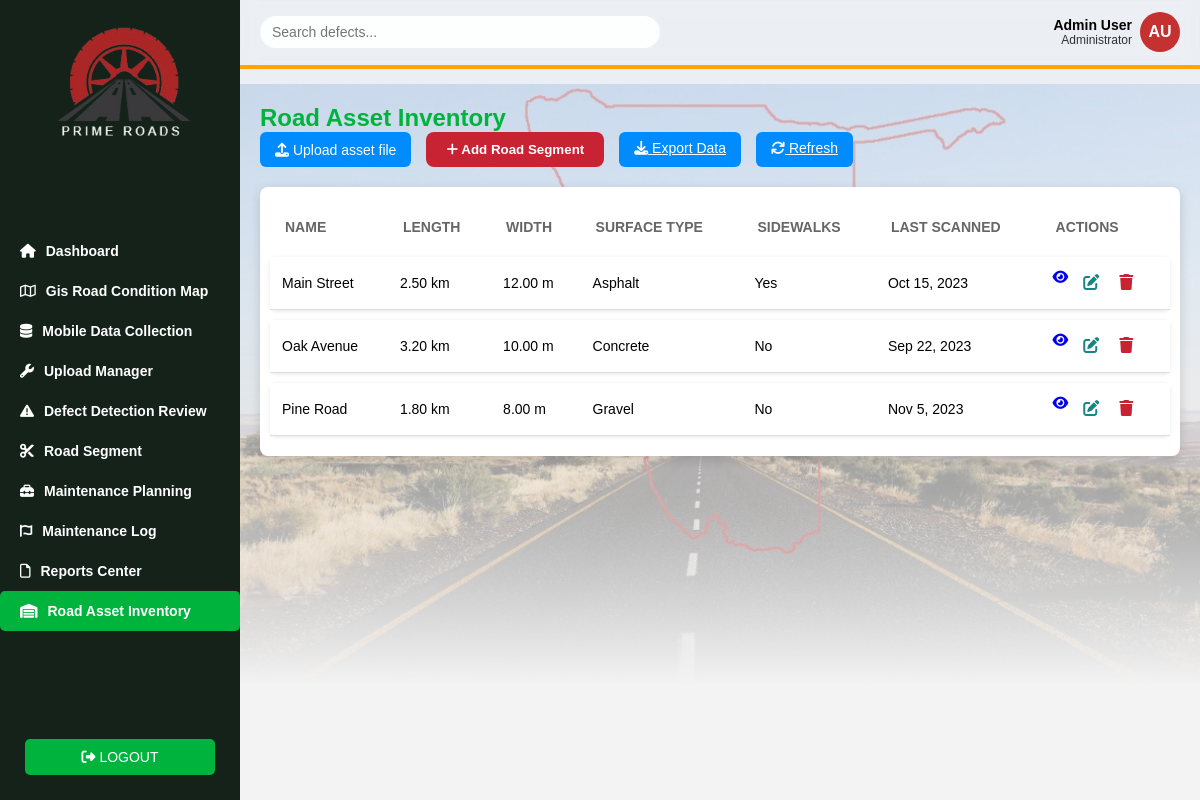
The page /gis/AssetInventory.php (signed in) on the database its author committed.
### tables this page shows
CREATE TABLE road_segments (
    id INT AUTO_INCREMENT PRIMARY KEY,
    name VARCHAR(255) NOT NULL,
    length DECIMAL(10,2) NOT NULL,
    width DECIMAL(5,2) NOT NULL,
    surface_type ENUM('Asphalt', 'Concrete', 'Gravel', 'Other') NOT NULL,
    sidewalks ENUM('Yes', 'No', 'Partial') NOT NULL,
    last_scanned DATE NOT NULL,
    created_at TIMESTAMP DEFAULT CURRENT_TIMESTAMP,
    updated_at TIMESTAMP DEFAULT CURRENT_TIMESTAMP ON UPDATE CURRENT_TIMESTAMP
);

### gis/AssetInventory.php (the view, shortened to what this page needs)
<?php
require_once 'db.php';
$stmt = $pdo->query("SELECT * FROM road_segments ORDER BY name");
$roads = $stmt->fetchAll(PDO::FETCH_ASSOC);
$itemsPerPage = 5;
$currentPage = isset($_GET['page']) ? (int)$_GET['page'] : 1;
$offset = ($currentPage - 1) * $itemsPerPage;
$currentItems = array_slice($roads, $offset, $itemsPerPage);
?>
<!DOCTYPE html>
<html lang="en">
<head>
  <link rel="stylesheet" href="https://cdnjs.cloudflare.com/ajax/libs/font-awesome/6.5.0/css/all.min.css">
</head>
<body>
  <?php include 'sidebar.php'; ?>
  <div class="main">
      <div class="topbar">
        <div class="search">
          <input type="text" id="searchInput" placeholder="Search defects...">
        </div>
        <div class="header-right">
                    <div class="user-info">
                        <div class="user-details">
                            <div class="user-name" id="userName">Loading...</div>
                            <div class="user-role" id="userRole">Administrator</div>
                        </div>
                        <div class="user-avatar" id="userAvatar">
                        </div>
                    </div>
                </div>
      </div>
        <hr class="section-divider">
    <div class="content">
      <h1 class="title">Road Asset Inventory</h1>
      <div class="buttons">
        <button class="upload-btn" id="uploadBtn"><i class="fa fa-upload"></i> Upload asset file</button>
        <button class="add-btn" id="addBtn"><i class="fa fa-plus"></i> Add Road Segment</button>
        <a href="export.php?type=csv" class="upload-btn"><i class="fa fa-download"></i> Export Data</a>
        <a href="AssetInventory.php" class="upload-btn"><i class="fa fa-refresh"></i> Refresh</a>
      </div>
      <div class="table-container">
        <table id="roadTable">
          <thead>
            <tr>
              <th>NAME</th>
              <th>LENGTH</th>
              <th>WIDTH</th>
              <th>SURFACE TYPE</th>
              <th>SIDEWALKS</th>
              <th>LAST SCANNED</th>
              <th>ACTIONS</th>
            </tr>
          </thead>
          <tbody id="roadTableBody">
            <?php if (count($currentItems) > 0): ?>
              <?php foreach ($currentItems as $road): ?>
                <tr>
                  <td><?php echo htmlspecialchars($road['name']); ?></td>
                  <td><?php echo htmlspecialchars($road['length']); ?> km</td>
                  <td><?php echo htmlspecialchars($road['width']); ?> m</td>
                  <td><?php echo htmlspecialchars($road['surface_type']); ?></td>
                  <td><?php echo htmlspecialchars($road['sidewalks']); ?></td>
                  <td><?php echo date('M j, Y', strtotime($road['last_scanned'])); ?></td>
                  <td class="actions">
                    <a href="RoadSegment.php?id=<?php echo $road['id']; ?>" class="view" title="View details"><i class="fa fa-eye"></i></a>
                    <button class="edit" onclick="editRoad(<?php echo $road['id']; ?>)" title="Edit"><i class="fa fa-edit"></i></button>
                    <form method="POST" action="" style="display: inline;">
                      <button type="submit" name="delete_road" class="delete" title="Delete" onclick="return confirm('Are you sure you want to delete this road segment?')"><i class="fa fa-trash"></i></button>
                    </form>
                  </td>
                </tr>
              <?php endforeach; ?>
            <?php endif; ?>
          </tbody>
        </table>
      </div>
    </div>
  </div>
</body>
</html>

### gis/sidebar.php
<aside class="sidebar">
    <link rel="stylesheet" href="https://cdnjs.cloudflare.com/ajax/libs/font-awesome/6.4.0/css/all.min.css">
    <link rel="stylesheet" href="manager.css">
    <div class="logo">
        <img src="logo11.png" alt="Logo">
    </div>
    <ul class="menu">
        <li>
            <a href="../Dashboard/dash_board.php" class="<?= basename($_SERVER['PHP_SELF']) == 'dash_board.php' ? 'active' : '' ?>">
                <i class="fa fa-home"></i> Dashboard
            </a>
        </li>
        <li>
            <a href="GIS.php" class="<?= basename($_SERVER['PHP_SELF']) == 'GIS.php' ? 'active' : '' ?>">
                <i class="fa-regular fa-map"></i> Gis Road Condition Map
            </a>
        </li>
        <li>
            <a href="../upload_manager/image_collection.php" class="<?= basename($_SERVER['PHP_SELF']) == 'image_collection.php' ? 'active' : '' ?>">
                <i class="fa fa-database"></i> Mobile Data Collection
            </a>
        </li>
        <li>
            <a href="../upload_manager/upload_manager.php" class="<?= basename($_SERVER['PHP_SELF']) == 'upload_manager.php' ? 'active' : '' ?>">
                <i class="fa fa-wrench"></i> Upload Manager
            </a>
        </li>
        <li>
            <a href="../admin/index.php" class="<?= basename($_SERVER['PHP_SELF']) == 'index.php' ? 'active' : '' ?>">
                <i class="fa fa-exclamation-triangle"></i> Defect Detection Review
            </a>
        </li>
        <li>
            <a href="road_segment.php" class="<?= basename($_SERVER['PHP_SELF']) == 'road_segment.php' ? 'active' : '' ?>">
                <i class="fa fa-scissors"></i> Road Segment
            </a>
        </li>
        <li>
            <a href="maintenance_planning.php" class="<?= basename($_SERVER['PHP_SELF']) == 'maintenance_planning.php' ? 'active' : '' ?>">
                <i class="fa fa-toolbox"></i> Maintenance Planning
            </a>
        </li>
        <li>
            <a href="../upload_manager/maintenance_log.php" class="<?= basename($_SERVER['PHP_SELF']) == 'maintenance_log.php' ? 'active' : '' ?>">
                <i class="fa fa-font-awesome"></i> Maintenance Log
            </a>
        </li>
        <li>
            <a href="reports_center.php" class="<?= basename($_SERVER['PHP_SELF']) == 'reports_center.php' ? 'active' : '' ?>">
                <i class="fa-regular fa-file"></i> Reports Center
            </a>
        </li>
        <li>
            <a href="AssetInventory.php" class="<?= basename($_SERVER['PHP_SELF']) == 'AssetInventory.php' ? 'active' : '' ?>">
                <i class="fa fa-warehouse"></i> Road Asset Inventory
            </a>
        </li>
    </ul>
    <button class="logout" onclick="window.location.href='../Dashboard/login.html'">
    <i class="fa fa-sign-out-alt"></i> LOGOUT
    </button>
</aside>

### gis/manager.css (style rules this page uses)
* { margin: 0; padding: 0; box-sizing: border-box; font-family: Arial, sans-serif; }
.sidebar { width: 240px; background-color: #142219; color: white; display: flex; flex-direction: column; justify-content: space-between; }
.sidebar .logo { text-align: center; padding: 5px; }
.sidebar .logo img { width: 150px; }
.menu { list-style: none; padding: 5px 0; margin: 0; }
.menu li { font-size: 14px; font-weight: bold; }
.menu li a { display: flex; align-items: center; gap: 10px; padding: 12px 20px; color: white; text-decoration: none; transition: background 0.3s; border-radius: 5px; }
.menu li a.active { background-color:#00b33c; }
.logout { background-color: #00b33c; color: white; border: none; padding: 10px; margin: 25px; border-radius: 5px; font-size: 14px; cursor: pointer; }
.title { color: #00b33c; font-size: 24px; font-weight: bold; }
.upload-btn { background-color: #008cff; color: white; border: none; padding: 8px 15px; border-radius: 6px; cursor: pointer; font-size: 14px; }
.user-info { display: flex; align-items: center; gap: 8px; }
.table-container { background-color: white; border-radius: 8px; padding: 10px; }
table { width: 100%; border-collapse: separate; border-spacing: 0 10px; }
thead { background-color: transparent; font-size: 14px; text-align: left; color: #666; }
tbody tr { background-color: #fff; border-radius: 6px; box-shadow: 0 1px 4px rgba(0,0,0,0.1); }
tbody td { padding: 12px; font-size: 14px; }
.user-name { font-weight: 600; font-size: 14px; color: black; }
.user-role { font-size: 12px; opacity: 0.8; color: black; }
.user-avatar { width: 40px; height: 40px; border-radius: 50%; background: #c53030; display: flex; align-items: center; justify-content: center; color: white; font-weight: bold; overflow: hidden; }
.section-divider { border: none; height: 4px; background-color: orange; margin: 0 0 15px 0; }

### rows shown on the page
road_segments: name "Main Street", length "2.50", width "12.00", surface_type "Asphalt", sidewalks "Yes", last_scanned "Oct 15, 2023"
road_segments: name "Oak Avenue", length "3.20", width "10.00", surface_type "Concrete", sidewalks "No", last_scanned "Sep 22, 2023"
road_segments: name "Pine Road", length "1.80", width "8.00", surface_type "Gravel", sidewalks "No", last_scanned "Nov 5, 2023"
